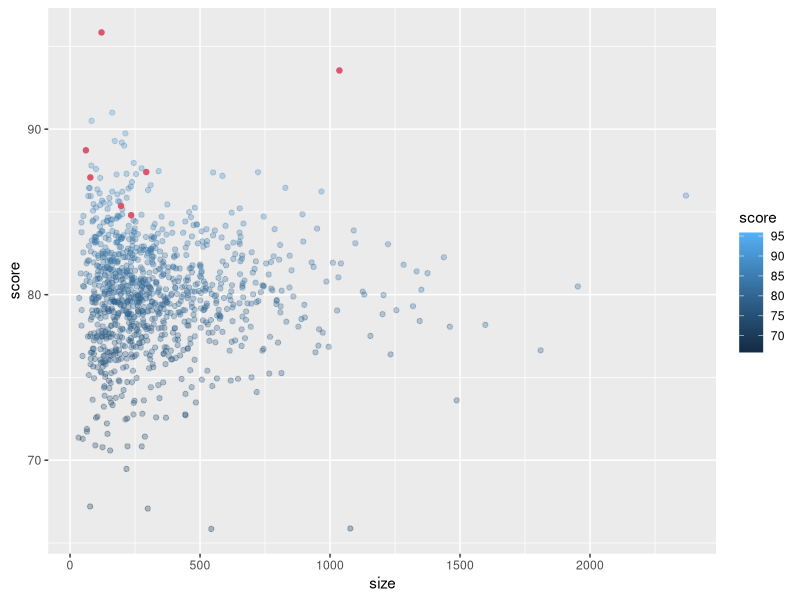
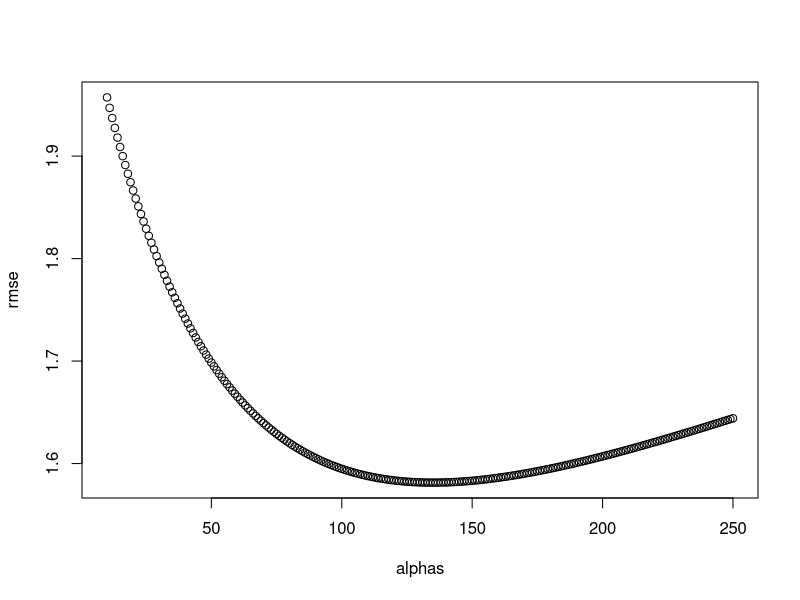
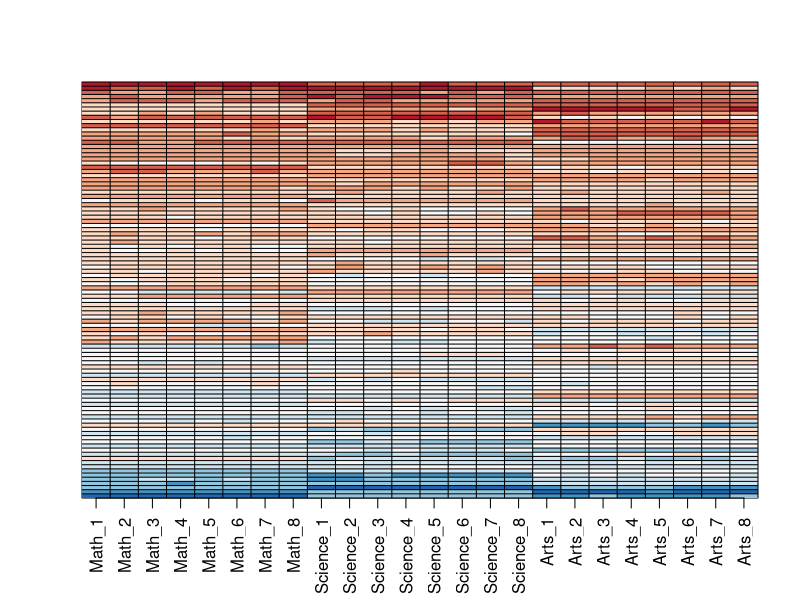
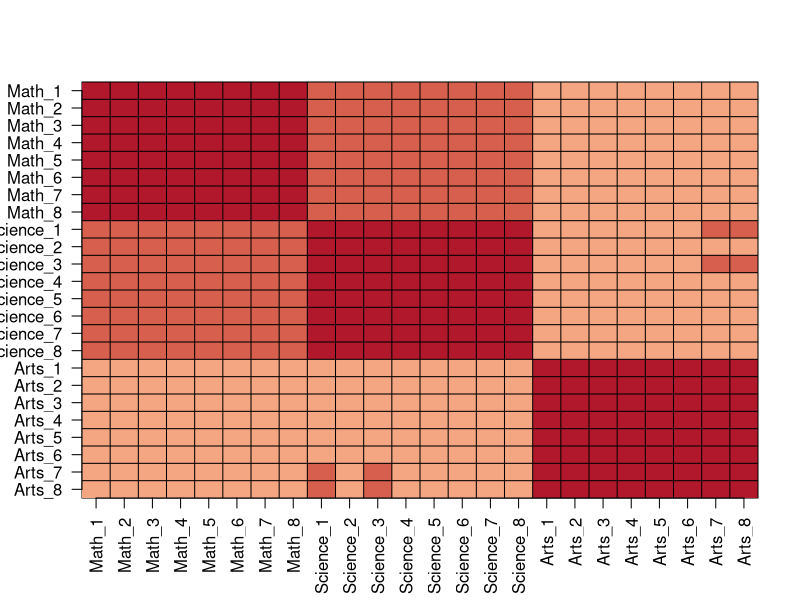
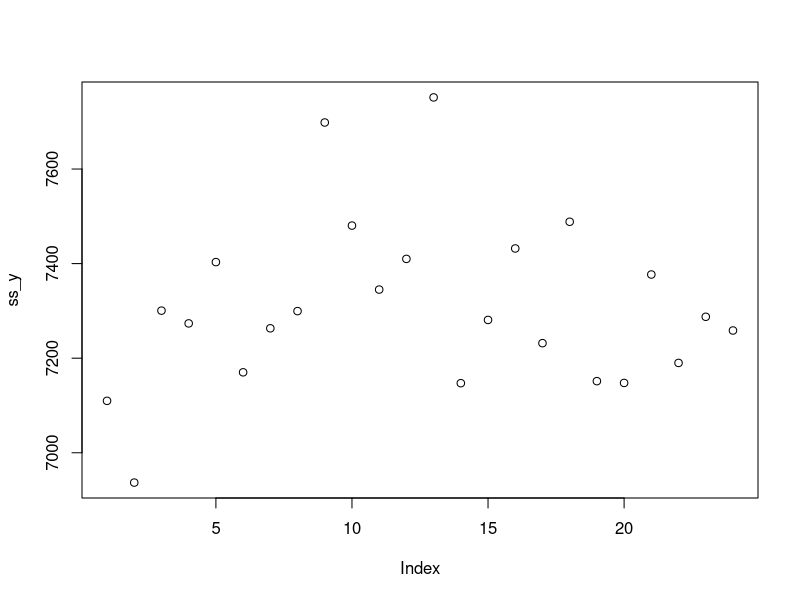
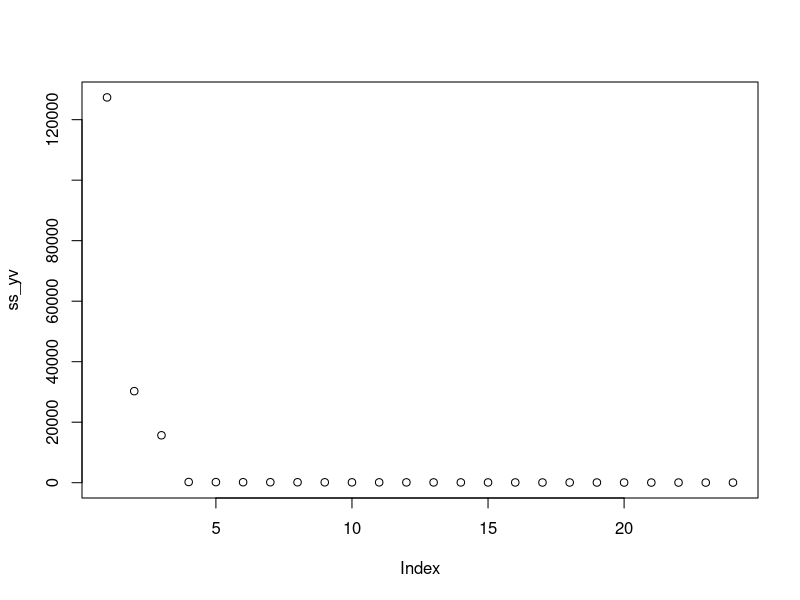
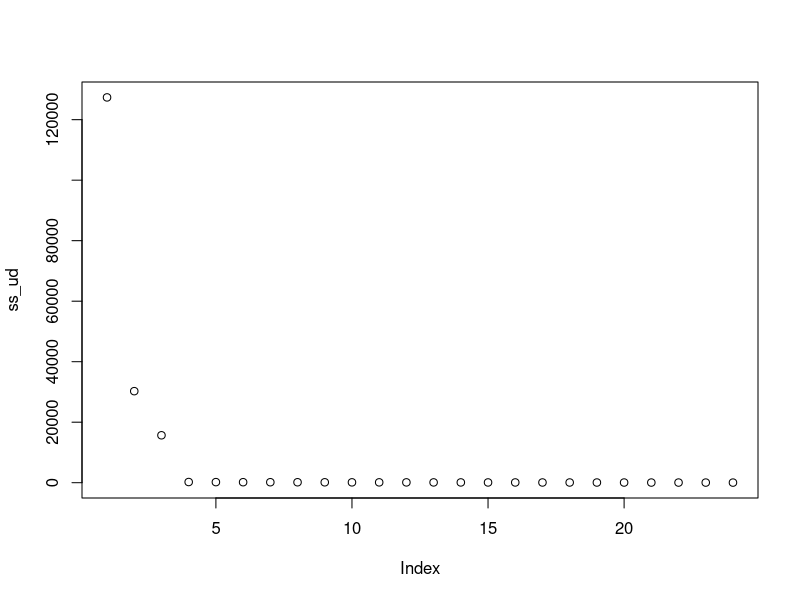
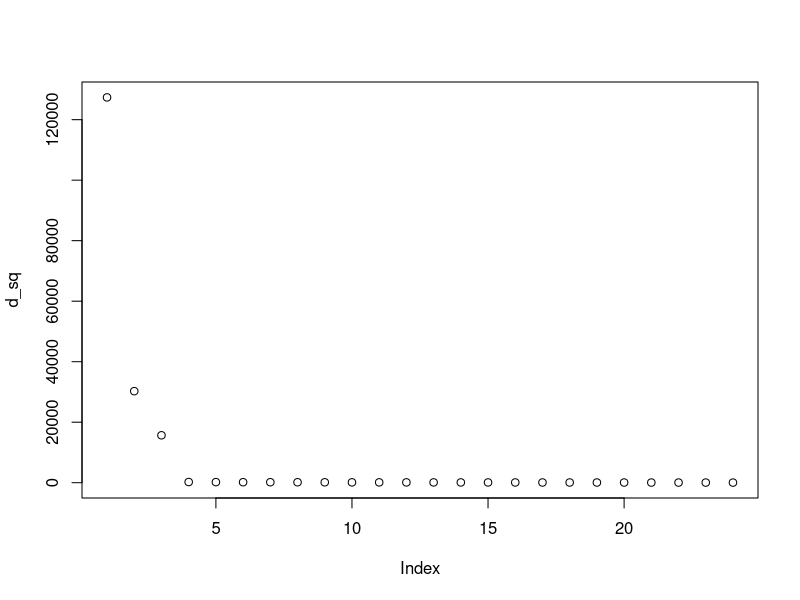

Recreate these plots in R, in order.
## ---- chunk 1
knitr::opts_chunk$set(echo = TRUE)
## ---- chunk 2
set.seed(1986, sample.kind="Rounding")
n <- round(2^rnorm(1000, 8, 1))
## ---- chunk 3
set.seed(1, sample.kind="Rounding")
mu <- round(80 + 2*rt(1000, 5))
range(mu)
schools <- data.frame(id = paste("PS",1:1000),
                      size = n,
                      quality = mu,
                      rank = rank(-mu))
## ---- chunk 4
library(dplyr)
schools %>% top_n(10, quality) %>% arrange(desc(quality))
## ---- chunk 5
set.seed(1, sample.kind="Rounding")
mu <- round(80 + 2*rt(1000, 5))

scores <- sapply(1:nrow(schools), function(i){
       scores <- rnorm(schools$size[i], schools$quality[i], 30)
       scores
})
schools <- schools %>% mutate(score = sapply(scores, mean))
## ---- chunk 6
score_based <- schools %>% select(id, size, score)%>%group_by(id) %>%
  summarize(score = score, size = size)%>% 
  arrange(desc(score))%>%
  top_n(10,score)
  score_based
top_10 <- score_based$score
## ---- chunk 7
median(schools$size)
median(score_based$size)
## ---- chunk 8
last_10 <- schools %>% select(id, size, score)%>%group_by(id) %>%
  summarize(score = score, size = size)%>% 
  arrange((score))%>%
  top_n(-10,score)
last_10

median(last_10$size)
## ---- chunk 9
library(ggplot2)
highlight <- data.frame(top_10)
highlight
schools %>% ggplot(aes(size,score, color = score))+
  geom_point(alpha=0.3) +
  geom_point(data= filter(schools, rank<=10), col = 2)
## ---- chunk 10
overall <- mean(sapply(scores, mean))
## ---- chunk 11
alpha <- 25
reg_score <- sapply(scores, function(i) overall+sum(i-overall)/(length(i)+alpha))
schools %>% mutate(reg_score=reg_score)%>%
  top_n(10,reg_score)%>% arrange(desc(reg_score))
## ---- chunk 12
j<-overall +(schools$score-overall)* schools$size/(schools$size+alpha)

## ---- chunk 13
set.seed(1,sample.kind = "Rounding")
alphas<-seq(10,250)
rmse <- sapply(alphas, function(l){
  reg_score <- sapply(scores, function(i) overall+sum(i-overall)/(length(i)+l))
  sqrt(mean((reg_score-schools$quality)^2))
})
tg <- data.frame(rmse,alphas)
tg%>% arrange(desc(rmse))
  plot(alphas,rmse)
  alphas[which.min(rmse)] 
## ---- chunk 14
alpha <- 135
  reg_score <- sapply(scores, function(i) overall+sum(i-overall)/(length(i)+alpha))
  schools %>% mutate(reg_score=reg_score)%>%
    top_n(10,reg_score)%>% arrange(desc(reg_score))
## ---- chunk 15
alphas<-seq(10,250)
  rmse <- sapply(alphas, function(l){
    reg_score <- sapply(scores, function(i) sum(i)/(length(i)+l))
    sqrt(mean((reg_score - schools$quality)^2))
  })

  alphas[which.min(rmse)]
## ---- chunk 16
set.seed(1987)
#if using R 3.6 or later, use `set.seed(1987, sample.kind="Rounding")` instead
n <- 100
k <- 8
Sigma <- 64  * matrix(c(1, .75, .5, .75, 1, .5, .5, .5, 1), 3, 3) 
m <- MASS::mvrnorm(n, rep(0, 3), Sigma)
m <- m[order(rowMeans(m), decreasing = TRUE),]
y <- m %x% matrix(rep(1, k), nrow = 1) + matrix(rnorm(matrix(n*k*3)), n, k*3)
colnames(y) <- c(paste(rep("Math",k), 1:k, sep="_"),
                 paste(rep("Science",k), 1:k, sep="_"),
                 paste(rep("Arts",k), 1:k, sep="_"))
## ---- chunk 17
my_image <- function(x, zlim = range(x), ...){
	colors = rev(RColorBrewer::brewer.pal(9, "RdBu"))
	cols <- 1:ncol(x)
	rows <- 1:nrow(x)
	image(cols, rows, t(x[rev(rows),,drop=FALSE]), xaxt = "n", yaxt = "n",
			xlab="", ylab="",  col = colors, zlim = zlim, ...)
	abline(h=rows + 0.5, v = cols + 0.5)
	axis(side = 1, cols, colnames(x), las = 2)
}

my_image(y)
## ---- chunk 18
my_image(cor(y), zlim = c(-1,1))
range(cor(y))
axis(side = 2, 1:ncol(y), rev(colnames(y)), las = 2)
## ---- chunk 19
s <- svd(y)
names(s)
## ---- chunk 20
y_svd <- s$u %*% diag(s$d) %*% t(s$v)
max(abs(y - y_svd))
## ---- chunk 21
ss_y <- apply((y*y),2, sum)
sum(ss_y)
plot(ss_y)

#we are supposed to find sum of y * YV
# we know YV = UD or U(t)Y or DV(t)

#here is sum of YV
ss_yv <- colSums((y%*%s$v)^2 )
sum(ss_yv)
plot(ss_yv)

#same result with UD
ss_ud <- colSums((s$u %*% diag(s$d))^2)
sum(ss_ud)
plot(ss_ud)
## ---- chunk 22
#5 plotting UD = diagonal entries of D squared. UD = YV
d_sq <- (s$d)^2
plot(d_sq)

srt_ss_yv <- sqrt(ss_yv)
plot(s$d, srt_ss_yv)
## ---- chunk 23
variability <- sum(s$d[1:3]^2)/sum(d_sq)
variability
## ---- chunk 24
identical(s$u %*% (diag(s$d)), sweep(s$u, 2, s$d, FUN = "*"))

## ---- chunk 25
#8 U1d1,1,
u1d11 <- s$u %*% (diag(s$d))
u1d11[,1]
u1d11[,1]

plot(rowMeans(y),u1d11[,1])
plot(u1d11[,1], rowMeans(y))

plot(-s$u[,1]*s$d[1], rowMeans(y))
## ---- chunk 26
my_image(s$v)

(s$v[,1])

dim(s$v)
## ---- chunk 27
library(caret)
library(dplyr)
library(dslabs)
library(tidyverse)
data("tissue_gene_expression")
d <- dist(tissue_gene_expression$x - rowMeans(tissue_gene_expression$x))
## ---- chunk 28
plot(hclust(d))
## ---- chunk 29
clust <- kmeans(tissue_gene_expression$x, centers = 7)
table(clust$cluster, tissue_gene_expression$y)
## ---- chunk 30
library(RColorBrewer)
sds <- matrixStats::colSds(tissue_gene_expression$x)
ind <- order(sds, decreasing = TRUE)[1:50]
colors <- brewer.pal(7, "Dark2")[as.numeric(tissue_gene_expression$y)]
## ---- chunk 31
heatmap(t(tissue_gene_expression$x[,ind]), col = brewer.pal(11, "RdBu"), scale = "row", ColSideColors = colors)
